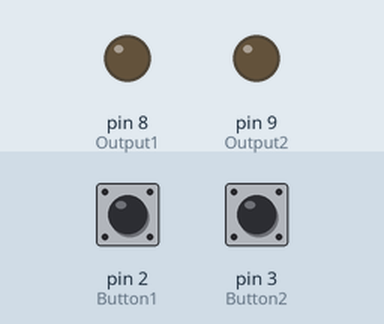
A sketch run on a simulated Arduino Uno, built with avr-gcc and run on an emulated ATmega328P. Parts: output pins drawn as LEDs (lit = HIGH). Dashed ring = blinking. Inputs (shaded band) come from the test bench; at power-on: pin 2 (Button1) HIGH, pin 3 (Button2) HIGH.

Above: at 1.2 s.
1.3 s: pin 2 (Button1) pulled LOW for 0.15 s
At 3.0 s:
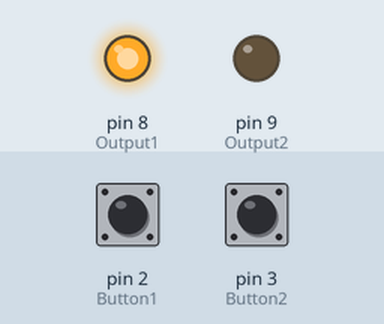
4.4 s: pin 3 (Button2) pulled LOW for 0.15 s
7.5 s: pin 3 (Button2) pulled LOW for 1 s
At 8.9 s:
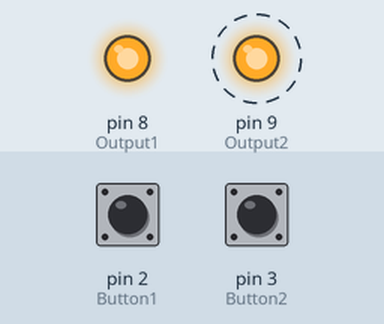
Timing chart, 0 to 18.0 s (numbered marks = the images above; inputs shaded):
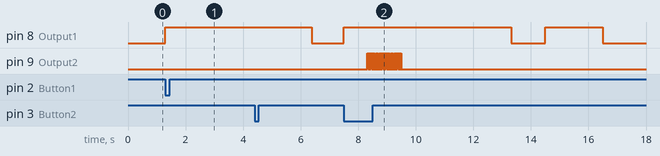

Measured:
- after the input at 1.3 s, pin 8 (Output1): LOW → HIGH at once
- by itself, pin 9 (Output2): alternates HIGH for 0.02 s and LOW for 0.02 s, 60 changes in all, then stays LOW

The sketch:

automatic_turn_on_and_off.ino
```cpp
/*Code for turn and off ** automatically with Arduino
  Author: João Peralta
  Date:27/12/2021
  Language: C#
  Controller: Arduino Uno
*/

//Digital outputs\\

int Output1=8;
int Output2=9;

//Buttons to interrupt\\

int Button1=2;
int Button2=3;

//State of the equipments(leds)\\

int state1=LOW;
int state2=LOW;

//Timers\\

unsigned long tempos1=0;
unsigned long tempos11=0;
unsigned long tempos12=0;

void setup() {
//System setup\\

  Serial.begin(9600);

//Buttons to interrupt\\

  pinMode(Button1, INPUT_PULLUP);
  pinMode(Button2, INPUT_PULLUP);

//Digital outputs\\

  pinMode(Output1, OUTPUT);
  pinMode(Output2, OUTPUT);

//Interruptions setup\\

  attachInterrupt(digitalPinToInterrupt(Button1), Toque1, FALLING);
  attachInterrupt(digitalPinToInterrupt(Button2), Toque2, FALLING);
  interrupts();
}

void loop ()
{
  tempos1=millis();

                //First activation during 5 seconds\\

if (tempos1-tempos11<=5000 && tempos1-tempos11<tempos1)
{
 state1=HIGH;
 state2=HIGH;
 digitalWrite(Output1,state1);
 delay(20);
 digitalWrite(Output2,state2);
}

               //First interruption during 2 seconds\\

 if (tempos1-tempos11>5000 && tempos1-tempos11<7000)
{
 state1=LOW;
 state2=LOW;
 digitalWrite(Output1,state1);
 digitalWrite(Output2,state2);
}

              //Second activation during 5 seconds\\

if (tempos1-tempos11>=7000 && tempos1-tempos11<=12000)
{
 state1=HIGH;
 state2=HIGH;
 digitalWrite(Output1,state1);
 delay(20);
 digitalWrite(Output2,state2);
}

               //Stop First function by turning off the equipments(leds) after second automatic turn on during 5 seconds\\

else
{
 state1=LOW;
 state2=LOW;
 digitalWrite(Output1,state1);
 digitalWrite(Output2,state2);
}

                      //First activation during 2 seconds\\

if (tempos1-tempos12<=2000 && tempos1-tempos12<tempos1)
{
 state1=HIGH;
 state2=HIGH;
 digitalWrite(Output1,state1);
 delay(20);
 digitalWrite(Output2,state2);
}

                        //First interruption during 5 seconds\\

 if (tempos1-tempos12>2000 && tempos1-tempos12<7000)
{
 state1=LOW;
 state2=LOW;
 digitalWrite(Output1,state1);
 digitalWrite(Output2,state2);
}

                        //Second activation during 2 seconds\\

if (tempos1-tempos12>=7000 && tempos1-tempos12<=9000)
{
 state1=HIGH;
 state2=HIGH;
 digitalWrite(Output1,state1);
 delay(20);
 digitalWrite(Output2,state2);
}

                          //Stop Second function by turning off the equipments(leds) after second automatic turn on during 2 seconds\\

else
{
 state1=LOW;
 state2=LOW;
 digitalWrite(Output1,state1);
 digitalWrite(Output2,state2);
}
}


//First interrupt function to activate timer\\

void Toque1(void){
 tempos11=tempos1;
}

//Second interrupt function to activate timer\\

void Toque2(void){
 tempos12=tempos1;
}
```
